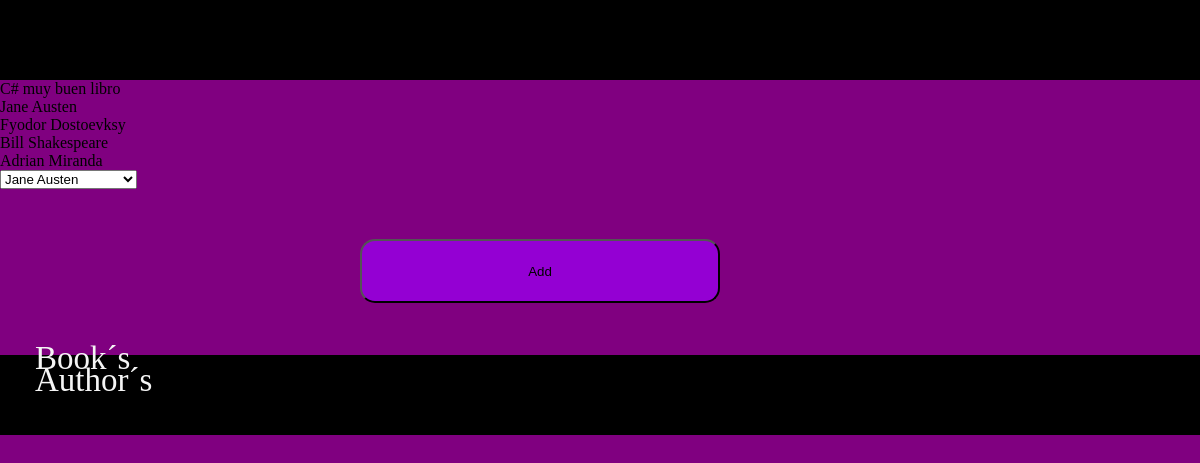
Screenshot of /book/1 with the database file from the repository.
### books_authors_app/models.py (models this page shows, shortened)
class Book(models.Model):
    title = models.CharField(max_length = 255)
    desc = models.TextField()
    created_at = models.DateTimeField(auto_now_add=True)
    updated_at = models.DateTimeField(auto_now_add=True)

class Author(models.Model):
    first_name = models.CharField(max_length = 45)
    last_name = models.CharField(max_length = 45)
    created_at = models.DateTimeField(auto_now_add=True)
    updated_at = models.DateTimeField(auto_now_add=True)
    notas = models.CharField(max_length = 255)
    books = models.ManyToManyField(Book, related_name='authors')

### books_authors_app/views.py (the view)
# urls.py: path('book/<int:id>', views.book),
def book(request, id):
    libro = Book.objects.get(id=id)
    if request.method == 'GET':
        contexto = {
                'libro' : libro,
                'autores': Author.objects.all(),
                'autorizados' : Book.objects.all()
            }
        return render(request , 'books_authors_app/book.html', contexto)
    if request.method == 'POST':
        autor = Author.objects.get(id = request.POST['opcion'])
        libro.authors.add(autor)
        return redirect(f'/book/{id}')

### books_authors_app/templates/books_authors_app/book.html (shortened to what this page needs)
<!DOCTYPE html>
<html lang="en">
<head>
    {%load static%}
    <link rel="stylesheet" href="{% static 'css/miGrilla.css' %}">
    <link rel="stylesheet" href="{% static 'css/style.css' %}">
</head>
<body>
    <div class="container__fluid">
        <div class="row">
            <div class="col md-12 lg-12 xl-12 xxl-12 futura_navbar"></div>
        </div>
    <div>
        {{libro.title}}
        {{libro.desc}}
    </div>
    <div>
        {%for a in libro.authors.all %}
            {{a.first_name}} {{a.last_name}}<br>
        {%endfor%}
    </div>
    <div>
        <form action="/book/{{libro.id}}" method="POST">
                <select name="opcion" id="">
                    {%for a in autores %}
                        <option value="{{a.id}}">{{a.first_name}} {{a.last_name}}</option>
                    {%endfor%}
                </select>
            <button type="submit">Add</button>
        </form>
    </div>
    <div class="container__fluid">
        <div class="row">
            <div class="col md-12 lg-12 xl-12 xxl-12 futuro_footer">
                <ul>
                    <li><p class="footer"><a href="/" class="footer">Book´s</a></p></li>
                    <li><p class="footer"><a href="authors" class="footer">Author´s</a></p></li>
                </ul>
            </div>
        </div>
    </div>
</body>
</html>

### books_authors_app/static/css/miGrilla.css (style rules this page uses)
* { margin: 0; padding: 0; }
body { box-sizing: border-box; }
.container__fluid { display: block; width: 100%; margin: 0px auto; padding: 0px; }
.row { clear: both; }
.col { float: left; }
@media only screen and (min-width: 1200px) and (max-width:1399px) { .xl-12 { width: 100%; } }

### books_authors_app/static/css/style.css (style rules this page uses)
body { background-color: purple; }
p { margin: 0 0 0 35px; font-size: 23px; display: inline-block; text-align: center; }
a { text-decoration: none; color: black; }
.futura_navbar { height: 10vh; background-color: black; }
button { margin:50px 30% 0 30%; border-radius: 15px 15px 15px 15px ; background-color: darkviolet; width: 30%; height: 8vh; }
.futuro_footer { height: 10vh; background-color: black; margin-top: 52px; }
.footer { font-size: 33px; color: whitesmoke; margin-top: -15px; }

### rows the page displays
Book: title "C#", desc "muy buen libro"
Author: first_name "Jane", last_name "Austen"
Author: first_name "Fyodor", last_name "Dostoevksy"
Author: first_name "Bill", last_name "Shakespeare"
Author: first_name "Adrian", last_name "Miranda"

### other values shown
form field opcion "Jane Austen"
